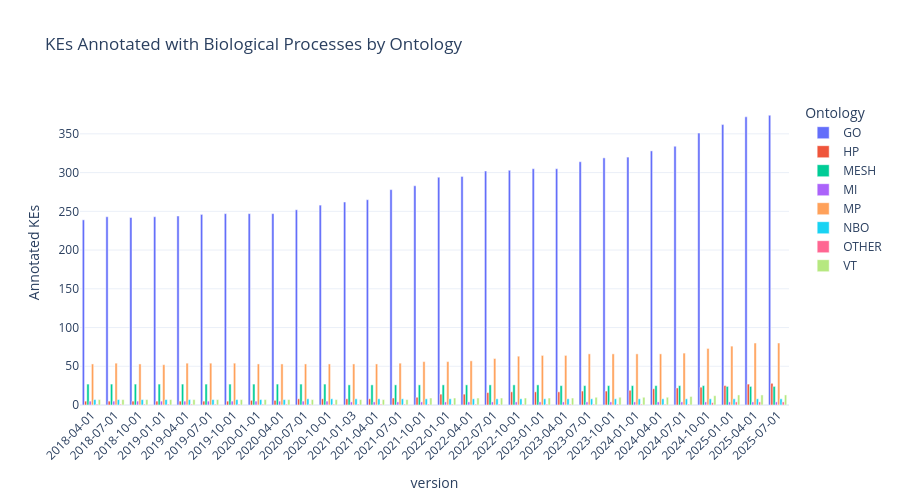

The notebook cell saved with this chart:
### Code cell
# --- Query: KE Process Annotation by Ontology (GO, MP, NBO, ...) ---

query_ontologies = """
SELECT ?graph ?ontology (COUNT(DISTINCT ?process) AS ?count)
WHERE {
  GRAPH ?graph {
    ?ke a aopo:KeyEvent ;
        aopo:hasBiologicalEvent ?bioevent .
    ?bioevent aopo:hasProcess ?process .

    BIND(
      IF(STRSTARTS(STR(?process), "http://purl.obolibrary.org/obo/GO_"), "GO",
      IF(STRSTARTS(STR(?process), "http://purl.obolibrary.org/obo/MP_"), "MP",
      IF(STRSTARTS(STR(?process), "http://purl.obolibrary.org/obo/NBO_"), "NBO",
      IF(STRSTARTS(STR(?process), "http://purl.obolibrary.org/obo/MI_"), "MI",
      IF(STRSTARTS(STR(?process), "http://purl.obolibrary.org/obo/VT_"), "VT",
      IF(STRSTARTS(STR(?process), "http://purl.org/commons/record/mesh/"), "MESH",
      IF(STRSTARTS(STR(?process), "http://purl.obolibrary.org/obo/HP_"), "HP", "OTHER"))))))) AS ?ontology)
  }
  FILTER(STRSTARTS(STR(?graph), "http://aopwiki.org/graph/"))
}
GROUP BY ?graph ?ontology
ORDER BY ?graph ?ontology
"""

results_ont = run_sparql_query(query_ontologies)

df_ont = pd.DataFrame([{
    "version": r["graph"]["value"].split("/")[-1],
    "ontology": r["ontology"]["value"],
    "count": int(r["count"]["value"])
} for r in results_ont if "ontology" in r])

# --- Bar Chart: KE Process Annotations by Ontology Over Time ---
fig = px.bar(df_ont.sort_values("version"),
              x="version", y="count", color="ontology", barmode="group",
              title="KEs Annotated with Biological Processes by Ontology",
              labels={"count": "Annotated KEs", "ontology": "Ontology"})

fig.update_layout(template="plotly_white", xaxis_tickangle=-45, height=500, hovermode="x unified",
    xaxis=dict(
        tickmode='array',
        tickvals=df_melted["version"],
        ticktext=df_melted["version"]
    ))
fig.show()

### Figure 1 — Plotly figure (JSON) as saved in the notebook; plotly's stock layout.template omitted (floating-point values rounded to 4 significant figures)
{"data": [{"alignmentgroup": "True", "hovertemplate": "Ontology=GO<br>version=%{x}<br>Annotated KEs=%{y}<extra></extra>", "legendgroup": "GO", "marker": {"color": "#636efa", "pattern": {"shape": ""}}, "name": "GO", "offsetgroup": "GO", "orientation": "v", "showlegend": true, "textposition": "auto", "type": "bar", "x": ["2018-04-01", "2018-07-01", "2018-10-01", "2019-01-01", "2019-04-01", "2019-07-01", "2019-10-01", "2020-01-01", "2020-04-01", "2020-07-01", "2020-10-01", "2021-01-03", "2021-04-01", "2021-07-01", "2021-10-01", "2022-01-01", "2022-04-01", "2022-07-01", "2022-10-01", "2023-01-01", "2023-04-01", "2023-07-01", "2023-10-01", "2024-01-01", "2024-04-01", "2024-07-01", "2024-10-01", "2025-01-01", "2025-04-01", "2025-07-01"], "xaxis": "x", "y": [239, 243, 242, 243, 244, 246, 247, 247, 247, 252, 258, 262, 265, 278, 283, 294, 295, 302, 303, 305, 305, 314, 319, 320, 328, 334, 351, 362, 372, 374], "yaxis": "y"}, {"alignmentgroup": "True", "hovertemplate": "Ontology=HP<br>version=%{x}<br>Annotated KEs=%{y}<extra></extra>", "legendgroup": "HP", "marker": {"color": "#EF553B", "pattern": {"shape": ""}}, "name": "HP", "offsetgroup": "HP", "orientation": "v", "showlegend": true, "textposition": "auto", "type": "bar", "x": ["2018-04-01", "2018-07-01", "2018-10-01", "2019-01-01", "2019-04-01", "2019-07-01", "2019-10-01", "2020-01-01", "2020-04-01", "2020-07-01", "2020-10-01", "2021-01-03", "2021-04-01", "2021-07-01", "2021-10-01", "2022-01-01", "2022-04-01", "2022-07-01", "2022-10-01", "2023-01-01", "2023-04-01", "2023-07-01", "2023-10-01", "2024-01-01", "2024-04-01", "2024-07-01", "2024-10-01", "2025-01-01", "2025-04-01", "2025-07-01"], "xaxis": "x", "y": [5, 5, 5, 5, 5, 5, 5, 6, 6, 8, 8, 8, 8, 9, 10, 14, 14, 16, 17, 17, 17, 18, 18, 19, 21, 22, 23, 25, 27, 28], "yaxis": "y"}, {"alignmentgroup": "True", "hovertemplate": "Ontology=MESH<br>version=%{x}<br>Annotated KEs=%{y}<extra></extra>", "legendgroup": "MESH", "marker": {"color": "#00cc96", "pattern": {"shape": ""}}, "name": "MESH", "offsetgroup": "MESH", "orientation": "v", "showlegend": true, "textposition": "auto", "type": "bar", "x": ["2018-04-01", "2018-07-01", "2018-10-01", "2019-01-01", "2019-04-01", "2019-07-01", "2019-10-01", "2020-01-01", "2020-04-01", "2020-07-01", "2020-10-01", "2021-01-03", "2021-04-01", "2021-07-01", "2021-10-01", "2022-01-01", "2022-04-01", "2022-07-01", "2022-10-01", "2023-01-01", "2023-04-01", "2023-07-01", "2023-10-01", "2024-01-01", "2024-04-01", "2024-07-01", "2024-10-01", "2025-01-01", "2025-04-01", "2025-07-01"], "xaxis": "x", "y": [27, 27, 27, 27, 27, 27, 27, 27, 27, 27, 27, 26, 26, 26, 26, 26, 26, 26, 26, 26, 25, 25, 25, 25, 25, 25, 25, 24, 24, 24], "yaxis": "y"}, {"alignmentgroup": "True", "hovertemplate": "Ontology=MI<br>version=%{x}<br>Annotated KEs=%{y}<extra></extra>", "legendgroup": "MI", "marker": {"color": "#ab63fa", "pattern": {"shape": ""}}, "name": "MI", "offsetgroup": "MI", "orientation": "v", "showlegend": true, "textposition": "auto", "type": "bar", "x": ["2018-04-01", "2018-07-01", "2018-10-01", "2019-01-01", "2019-04-01", "2019-07-01", "2019-10-01", "2020-01-01", "2020-04-01", "2020-07-01", "2020-10-01", "2021-01-03", "2021-04-01", "2021-07-01", "2021-10-01", "2022-01-01", "2022-04-01", "2022-07-01", "2022-10-01", "2023-01-01", "2023-04-01", "2023-07-01", "2023-10-01", "2024-01-01", "2024-04-01", "2024-07-01", "2024-10-01", "2025-01-01", "2025-04-01", "2025-07-01"], "xaxis": "x", "y": [5, 5, 5, 5, 5, 5, 5, 5, 5, 5, 5, 4, 4, 4, 4, 4, 4, 4, 4, 4, 4, 4, 4, 4, 4, 4, 4, 4, 4, 4], "yaxis": "y"}, {"alignmentgroup": "True", "hovertemplate": "Ontology=MP<br>version=%{x}<br>Annotated KEs=%{y}<extra></extra>", "legendgroup": "MP", "marker": {"color": "#FFA15A", "pattern": {"shape": ""}}, "name": "MP", "offsetgroup": "MP", "orientation": "v", "showlegend": true, "textposition": "auto", "type": "bar", "x": ["2018-04-01", "2018-07-01", "2018-10-01", "2019-01-01", "2019-04-01", "2019-07-01", "2019-10-01", "2020-01-01", "2020-04-01", "2020-07-01", "2020-10-01", "2021-01-03", "2021-04-01", "2021-07-01", "2021-10-01", "2022-01-01", "2022-04-01", "2022-07-01", "2022-10-01", "2023-01-01", "2023-04-01", "2023-07-01", "2023-10-01", "2024-01-01", "2024-04-01", "2024-07-01", "2024-10-01", "2025-01-01", "2025-04-01", "2025-07-01"], "xaxis": "x", "y": [53, 54, 53, 52, 54, 54, 54, 53, 53, 53, 53, 53, 53, 54, 56, 56, 57, 60, 63, 64, 64, 66, 66, 66, 66, 67, 73, 76, 80, 80], "yaxis": "y"}, {"alignmentgroup": "True", "hovertemplate": "Ontology=NBO<br>version=%{x}<br>Annotated KEs=%{y}<extra></extra>", "legendgroup": "NBO", "marker": {"color": "#19d3f3", "pattern": {"shape": ""}}, "name": "NBO", "offsetgroup": "NBO", "orientation": "v", "showlegend": true, "textposition": "auto", "type": "bar", "x": ["2018-04-01", "2018-07-01", "2018-10-01", "2019-01-01", "2019-04-01", "2019-07-01", "2019-10-01", "2020-01-01", "2020-04-01", "2020-07-01", "2020-10-01", "2021-01-03", "2021-04-01", "2021-07-01", "2021-10-01", "2022-01-01", "2022-04-01", "2022-07-01", "2022-10-01", "2023-01-01", "2023-04-01", "2023-07-01", "2023-10-01", "2024-01-01", "2024-04-01", "2024-07-01", "2024-10-01", "2025-01-01", "2025-04-01", "2025-07-01"], "xaxis": "x", "y": [7, 7, 7, 7, 7, 7, 7, 7, 7, 8, 8, 8, 8, 8, 8, 8, 8, 8, 8, 8, 8, 8, 8, 8, 8, 8, 8, 8, 8, 8], "yaxis": "y"}, {"alignmentgroup": "True", "hovertemplate": "Ontology=OTHER<br>version=%{x}<br>Annotated KEs=%{y}<extra></extra>", "legendgroup": "OTHER", "marker": {"color": "#FF6692", "pattern": {"shape": ""}}, "name": "OTHER", "offsetgroup": "OTHER", "orientation": "v", "showlegend": true, "textposition": "auto", "type": "bar", "x": ["2018-04-01", "2018-07-01", "2018-10-01", "2019-01-01", "2019-04-01", "2019-07-01", "2019-10-01", "2020-01-01", "2020-04-01", "2020-07-01", "2020-10-01", "2021-01-03", "2021-04-01", "2021-07-01", "2021-10-01", "2022-01-01", "2022-04-01", "2022-07-01", "2022-10-01", "2023-01-01", "2023-04-01", "2023-07-01", "2023-10-01", "2024-01-01", "2024-04-01", "2024-07-01", "2024-10-01", "2025-01-01", "2025-04-01", "2025-07-01"], "xaxis": "x", "y": [1, 1, 1, 1, 1, 1, 1, 1, 1, 1, 1, 1, 1, 1, 1, 1, 1, 1, 1, 1, 1, 1, 1, 1, 1, 1, 3, 4, 4, 4], "yaxis": "y"}, {"alignmentgroup": "True", "hovertemplate": "Ontology=VT<br>version=%{x}<br>Annotated KEs=%{y}<extra></extra>", "legendgroup": "VT", "marker": {"color": "#B6E880", "pattern": {"shape": ""}}, "name": "VT", "offsetgroup": "VT", "orientation": "v", "showlegend": true, "textposition": "auto", "type": "bar", "x": ["2018-04-01", "2018-07-01", "2018-10-01", "2019-01-01", "2019-04-01", "2019-07-01", "2019-10-01", "2020-01-01", "2020-04-01", "2020-07-01", "2020-10-01", "2021-01-03", "2021-04-01", "2021-07-01", "2021-10-01", "2022-01-01", "2022-04-01", "2022-07-01", "2022-10-01", "2023-01-01", "2023-04-01", "2023-07-01", "2023-10-01", "2024-01-01", "2024-04-01", "2024-07-01", "2024-10-01", "2025-01-01", "2025-04-01", "2025-07-01"], "xaxis": "x", "y": [7, 7, 7, 7, 7, 7, 7, 7, 7, 7, 7, 7, 7, 7, 9, 9, 9, 9, 9, 9, 9, 10, 10, 10, 10, 11, 12, 13, 13, 13], "yaxis": "y"}], "layout": {"barmode": "group", "height": 500, "hovermode": "x unified", "legend": {"title": {"text": "Ontology"}, "tracegroupgap": 0}, "title": {"text": "KEs Annotated with Biological Processes by Ontology"}, "xaxis": {"anchor": "y", "domain": [0, 1], "tickangle": -45, "tickmode": "array", "ticktext": ["2019-07-01", "2021-01-03", "2021-04-01", "2020-01-01", "2022-07-01", "2024-04-01", "2024-10-01", "2025-07-01", "2018-04-01", "2018-07-01", "2021-07-01", "2022-01-01", "2025-04-01", "2019-04-01", "2023-07-01", "2021-10-01", "2022-04-01", "2023-01-01", "2023-04-01", "2023-10-01", "2024-07-01", "2019-01-01", "2020-10-01", "2022-10-01", "2024-01-01", "2018-10-01", "2020-04-01", "2020-07-01", "2025-01-01", "2019-10-01", "2019-07-01", "2021-01-03", "2021-04-01", "2020-01-01", "2022-07-01", "2024-04-01", "2024-10-01", "2025-07-01", "2018-04-01", "2018-07-01", "2021-07-01", "2022-01-01", "2025-04-01", "2019-04-01", "2023-07-01", "2021-10-01", "2022-04-01", "2023-01-01", "2023-04-01", "2023-10-01", "2024-07-01", "2019-01-01", "2020-10-01", "2022-10-01", "2024-01-01", "2018-10-01", "2020-04-01", "2020-07-01", "2025-01-01", "2019-10-01"], "tickvals": ["2019-07-01", "2021-01-03", "2021-04-01", "2020-01-01", "2022-07-01", "2024-04-01", "2024-10-01", "2025-07-01", "2018-04-01", "2018-07-01", "2021-07-01", "2022-01-01", "2025-04-01", "2019-04-01", "2023-07-01", "2021-10-01", "2022-04-01", "2023-01-01", "2023-04-01", "2023-10-01", "2024-07-01", "2019-01-01", "2020-10-01", "2022-10-01", "2024-01-01", "2018-10-01", "2020-04-01", "2020-07-01", "2025-01-01", "2019-10-01", "2019-07-01", "2021-01-03", "2021-04-01", "2020-01-01", "2022-07-01", "2024-04-01", "2024-10-01", "2025-07-01", "2018-04-01", "2018-07-01", "2021-07-01", "2022-01-01", "2025-04-01", "2019-04-01", "2023-07-01", "2021-10-01", "2022-04-01", "2023-01-01", "2023-04-01", "2023-10-01", "2024-07-01", "2019-01-01", "2020-10-01", "2022-10-01", "2024-01-01", "2018-10-01", "2020-04-01", "2020-07-01", "2025-01-01", "2019-10-01"], "title": {"text": "version"}}, "yaxis": {"anchor": "x", "domain": [0, 1], "title": {"text": "Annotated KEs"}}}}
